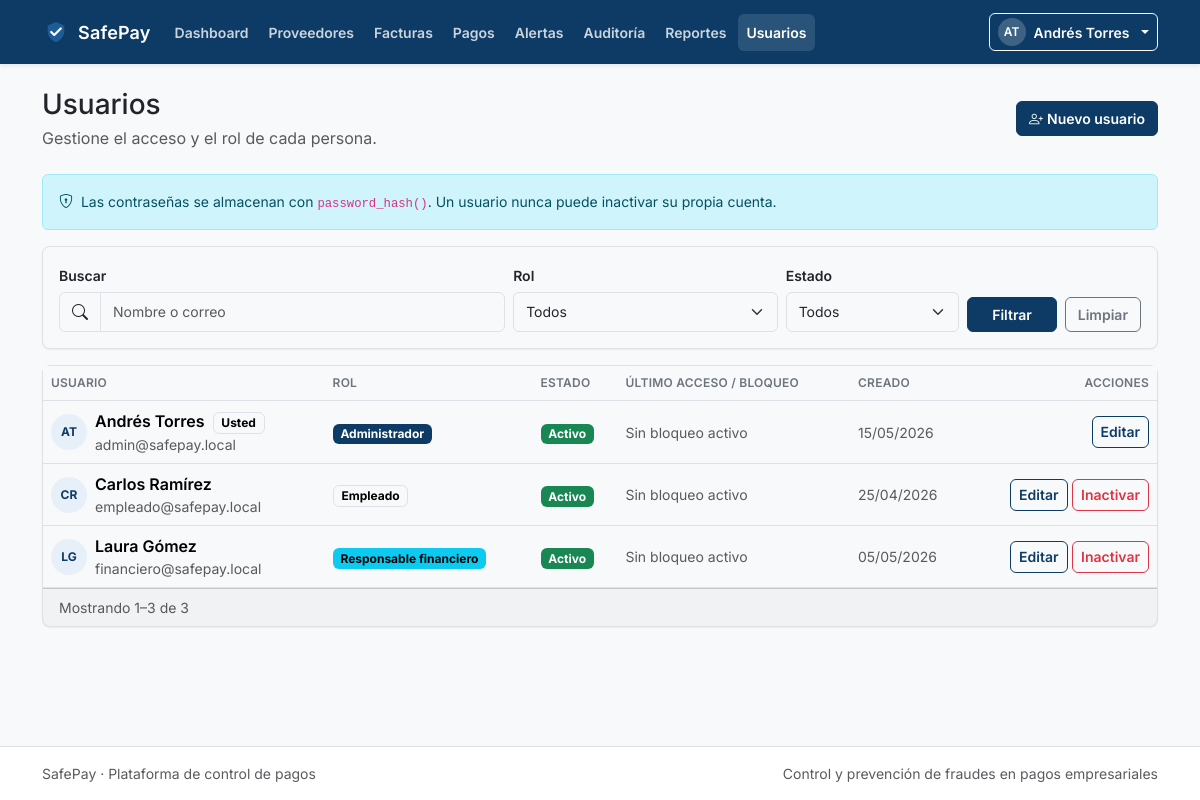
The page /modules/usuarios/index.php (signed in) on the database its author committed.
### tables this page shows
CREATE TABLE usuarios (
    id_usuario        INT UNSIGNED AUTO_INCREMENT PRIMARY KEY,
    nombre            VARCHAR(100) NOT NULL,
    correo            VARCHAR(120) NOT NULL,
    password_hash     VARCHAR(255) NOT NULL,
    id_rol            TINYINT UNSIGNED NOT NULL,
    activo            TINYINT(1)   NOT NULL DEFAULT 1,
    intentos_fallidos TINYINT UNSIGNED NOT NULL DEFAULT 0,
    bloqueado_hasta   DATETIME     NULL,
    creado_en         DATETIME     NOT NULL DEFAULT CURRENT_TIMESTAMP,
    CONSTRAINT uq_usuarios_correo UNIQUE (correo),
    KEY idx_usuarios_rol (id_rol)
);

CREATE TABLE roles (
    id_rol       TINYINT UNSIGNED AUTO_INCREMENT PRIMARY KEY,
    nombre       VARCHAR(30)  NOT NULL,
    descripcion  VARCHAR(150) NULL,
    CONSTRAINT uq_roles_nombre UNIQUE (nombre)
);

### includes/functions.php (called while the page is built, shortened)
<?php
function e(?string $texto): string
{
    return htmlspecialchars($texto ?? '', ENT_QUOTES | ENT_SUBSTITUTE, 'UTF-8');
}
function menuPorRol(?string $rol): array
{
    $items = [
        ['etiqueta' => 'Dashboard',   'ruta' => '/dashboard.php',                 'roles' => ['empleado', 'financiero', 'administrador']],
        ['etiqueta' => 'Proveedores', 'ruta' => '/modules/proveedores/index.php', 'roles' => ['financiero', 'administrador']],
        ['etiqueta' => 'Facturas',    'ruta' => '/modules/facturas/index.php',    'roles' => ['empleado', 'financiero', 'administrador']],
        ['etiqueta' => 'Pagos',       'ruta' => '/modules/pagos/index.php',       'roles' => ['empleado', 'financiero', 'administrador']],
        ['etiqueta' => 'Alertas',     'ruta' => '/modules/alertas/index.php',     'roles' => ['financiero', 'administrador']],
        ['etiqueta' => 'Auditoría',   'ruta' => '/modules/auditoria/index.php',   'roles' => ['financiero', 'administrador']],
        ['etiqueta' => 'Reportes',    'ruta' => '/modules/reportes/index.php',    'roles' => ['financiero', 'administrador']],
        ['etiqueta' => 'Usuarios',    'ruta' => '/modules/usuarios/index.php',    'roles' => ['administrador']],
    ];
    return array_values(array_filter(
        $items,
        static fn (array $item): bool => in_array($rol, $item['roles'], true)
    ));
}
function esRutaActiva(string $ruta): bool
{
    $actual  = $_SERVER['SCRIPT_NAME'] ?? '';
    $destino = BASE_URL . $ruta;
    $base = rtrim(str_replace('/index.php', '', $destino), '/');
    return $actual === $destino || str_starts_with($actual, $base . '/');
}
function etiquetaRol(?string $rol): string
{
    return match ($rol) {
        'empleado'      => 'Empleado',
        'financiero'    => 'Responsable financiero',
        'administrador' => 'Administrador',
        default         => 'Invitado',
    };
}
function iniciales(string $nombre): string
{
    $partes = preg_split('/\s+/', trim($nombre)) ?: [];
    $texto  = '';
    foreach (array_slice($partes, 0, 2) as $parte) {
        $texto .= mb_strtoupper(mb_substr($parte, 0, 1));
    }
    return $texto !== '' ? $texto : '?';
}
function formatearFecha(?string $fecha, bool $conHora = false): string
{
    try {
        $objeto = new DateTimeImmutable($fecha);
    } catch (Exception) {
        return '—';
    }
    return $objeto->format($conHora ? 'd/m/Y H:i' : 'd/m/Y');
}

### includes/auth.php (called while the page is built, shortened)
<?php
require_once __DIR__ . '/functions.php';
function usuarioActual(): ?array
{
    $usuario = $_SESSION['usuario'] ?? null;
    return is_array($usuario) ? $usuario : null;
}

### modules/usuarios/index.php (the view, shortened to what this page needs)
<?php
require_once __DIR__ . '/../../includes/functions.php';
require_once __DIR__ . '/../../includes/auth.php';
require_once __DIR__ . '/../../includes/modules.php';
$pdo = conexionBd();
$buscar = trim((string) ($_GET['q'] ?? ''));
$estadoFiltro = (string) ($_GET['estado'] ?? 'todos');
$where = [];
$params = [];
$sqlWhere = $where !== [] ? ' WHERE ' . implode(' AND ', $where) : '';
$pagina = paginaActual();
$porPagina = 20;
$stmt = $pdo->prepare('SELECT COUNT(*) FROM usuarios u' . $sqlWhere);
$stmt->execute($params);
$total = (int) $stmt->fetchColumn();
$paginas = totalPaginas($total, $porPagina);
$pagina = min($pagina, $paginas);
$offset = ($pagina - 1) * $porPagina;
$stmt = $pdo->prepare(
    'SELECT u.*, r.nombre AS rol
     FROM usuarios u
     INNER JOIN roles r ON r.id_rol = u.id_rol'
    . $sqlWhere
    . ' ORDER BY u.activo DESC, u.nombre ASC LIMIT ' . $porPagina . ' OFFSET ' . $offset
);
$stmt->execute($params);
$usuarios = $stmt->fetchAll();
require_once __DIR__ . '/../../includes/header.php';
?>
<div class="container py-4">
    <div class="d-flex flex-column flex-md-row justify-content-between align-items-md-center gap-3 mb-4">
        <div>
            <h1 class="h3 mb-1">Usuarios</h1>
            <p class="text-muted mb-0">Gestione el acceso y el rol de cada persona.</p>
        </div>
        <a class="btn btn-primary" href="<?= e(BASE_URL) ?>/modules/usuarios/form.php">
            <i class="bi bi-person-plus me-1" aria-hidden="true"></i>Nuevo usuario
        </a>
    </div>
    <div class="alert alert-info small" role="status">
        <i class="bi bi-shield-lock me-1" aria-hidden="true"></i>
        Las contraseñas se almacenan con <code>password_hash()</code>. Un usuario nunca puede inactivar su propia cuenta.
    </div>
    <div class="card mb-3">
        <div class="card-body">
            <form method="get" action="<?= e(BASE_URL) ?>/modules/usuarios/index.php" class="row g-2 align-items-end">
                <div class="col-lg-5">
                    <label class="form-label" for="q">Buscar</label>
                    <div class="input-group">
                        <span class="input-group-text"><i class="bi bi-search" aria-hidden="true"></i></span>
                        <input class="form-control" id="q" name="q" type="search" value="<?= e($buscar) ?>"
                               placeholder="Nombre o correo">
                    </div>
                </div>
                <div class="col-sm-6 col-lg-3">
                    <label class="form-label" for="rol">Rol</label>
                    <select class="form-select" id="rol" name="rol">
                        <option value="0">Todos</option>
                    </select>
                </div>
                <div class="col-sm-6 col-lg-2">
                    <label class="form-label" for="estado">Estado</label>
                    <select class="form-select" id="estado" name="estado">
                        <option value="todos" <?= $estadoFiltro === 'todos' ? 'selected' : '' ?>>Todos</option>
                    </select>
                </div>
                <div class="col-12 col-lg-2 d-flex gap-2">
                    <button class="btn btn-primary flex-grow-1" type="submit">Filtrar</button>
                    <a class="btn btn-outline-secondary" href="<?= e(BASE_URL) ?>/modules/usuarios/index.php">Limpiar</a>
                </div>
            </form>
        </div>
    </div>
    <div class="card">
        <div class="table-responsive">
            <table class="table table-hover align-middle mb-0">
                <thead>
                    <tr>
                        <th>Usuario</th>
                        <th>Rol</th>
                        <th>Estado</th>
                        <th>Último acceso / bloqueo</th>
                        <th>Creado</th>
                        <th class="text-end">Acciones</th>
                    </tr>
                </thead>
                <tbody>
                <?php if ($usuarios === []): ?>
                    <tr>
                        <td colspan="6">
                            <div class="empty-state">
                                <i class="bi bi-people d-block fs-2 mb-2" aria-hidden="true"></i>
                                <p class="mb-0">No hay usuarios con esos filtros.</p>
                            </div>
                        </td>
                    </tr>
                <?php else: ?>
                    <?php foreach ($usuarios as $usuarioListado): ?>
                        <?php
                        $bloqueado = $usuarioListado['bloqueado_hasta'] !== null
                            && strtotime((string) $usuarioListado['bloqueado_hasta']) > time();
                        $esPropio = (int) $usuarioListado['id_usuario'] === (int) $usuarioActual['id'];
                        ?>
                        <tr>
                            <td>
                                <div class="d-flex align-items-center gap-2">
                                    <span class="sp-avatar-sm"><?= e(iniciales((string) $usuarioListado['nombre'])) ?></span>
                                    <div>
                                        <div class="fw-semibold">
                                            <?= e($usuarioListado['nombre']) ?>
                                            <?php if ($esPropio): ?><span class="badge text-bg-light border ms-1">Usted</span><?php endif; ?>
                                        </div>
                                        <div class="small text-muted"><?= e($usuarioListado['correo']) ?></div>
                                    </div>
                                </div>
                            </td>
                            <td><?= badgeRol((string) $usuarioListado['rol']) ?></td>
                            <td>
                                <?= badgeEstado((int) $usuarioListado['activo'] === 1 ? 'activo' : 'inactivo') ?>
                            </td>
                            <td class="small text-muted">
                                <?= $bloqueado ? 'Bloqueo temporal por intentos' : 'Sin bloqueo activo' ?>
                            </td>
                            <td class="text-muted small"><?= e(formatearFecha((string) $usuarioListado['creado_en'])) ?></td>
                            <td class="text-end text-nowrap">
                                <a class="btn btn-sm btn-outline-primary" href="<?= e(BASE_URL) ?>/modules/usuarios/form.php?id=<?= (int) $usuarioListado['id_usuario'] ?>">Editar</a>
                                <?php if (!$esPropio): ?>
                                    <form method="post" action="<?= e(BASE_URL) ?>/modules/usuarios/index.php" class="d-inline"
                                          data-confirm="¿Confirma <?= (int) $usuarioListado['activo'] === 1 ? 'inactivar' : 'activar' ?> a este usuario?">
                                        <button class="btn btn-sm <?= (int) $usuarioListado['activo'] === 1 ? 'btn-outline-danger' : 'btn-outline-success' ?>" type="submit">
                                            <?= (int) $usuarioListado['activo'] === 1 ? 'Inactivar' : 'Activar' ?>
                                        </button>
                                    </form>
                                <?php endif; ?>
                            </td>
                        </tr>
                    <?php endforeach; ?>
                <?php endif; ?>
                </tbody>
            </table>
        </div>
        <div class="card-footer d-flex flex-column flex-sm-row justify-content-between align-items-center gap-2">
            <span class="small text-muted">
                <?= $total === 0 ? 'Sin resultados' : 'Mostrando ' . ($offset + 1) . '–' . min($offset + $porPagina, $total) . ' de ' . $total ?>
            </span>
        </div>
    </div>
</div>
<?php require_once __DIR__ . '/../../includes/footer.php'; ?>

### includes/header.php (shortened to what this page needs)
<?php
require_once __DIR__ . '/functions.php';
require_once __DIR__ . '/auth.php';
$usuarioActual = usuarioActual();
$rol           = $usuarioActual['rol'] ?? null;
$nombreUsuario = $usuarioActual['nombre'] ?? null;
$itemsMenu     = menuPorRol($rol);
$urlInicio     = $usuarioActual !== null ? BASE_URL . '/dashboard.php' : BASE_URL . '/index.php';
?>
<!DOCTYPE html>
<html lang="es">
<head>
    <link href="<?= e(BASE_URL) ?>/assets/vendor/bootstrap-5.3.3/css/bootstrap.min.css" rel="stylesheet">
    <link href="<?= e(BASE_URL) ?>/assets/vendor/bootstrap-icons-1.11.3/font/bootstrap-icons.min.css" rel="stylesheet">
    <link href="<?= e(BASE_URL) ?>/assets/css/style.css" rel="stylesheet">
</head>
<body class="bg-light d-flex flex-column min-vh-100">
<nav class="navbar navbar-expand-lg navbar-dark bg-safepay sticky-top shadow-sm" aria-label="Navegación principal">
    <div class="container">
        <a class="navbar-brand d-flex align-items-center gap-2" href="<?= e($urlInicio) ?>">
            <img src="<?= e(BASE_URL) ?>/assets/img/logo.svg" alt="" width="28" height="28">
            <span class="fw-semibold"><?= e(APP_NAME) ?></span>
        </a>
        <?php if ($itemsMenu !== []): ?>
            <div class="collapse navbar-collapse" id="menuPrincipal">
                <ul class="navbar-nav me-auto mb-2 mb-lg-0 gap-lg-1">
                    <?php foreach ($itemsMenu as $item): ?>
                        <?php $activo = esRutaActiva($item['ruta']); ?>
                        <li class="nav-item">
                            <a class="nav-link<?= $activo ? ' active' : '' ?>"
                               href="<?= e(BASE_URL . $item['ruta']) ?>"
                               <?= $activo ? 'aria-current="page"' : '' ?>>
                                <?= e($item['etiqueta']) ?>
                            </a>
                        </li>
                    <?php endforeach; ?>
                </ul>
                <div class="dropdown">
                    <button class="btn btn-sm btn-outline-light d-flex align-items-center gap-2 dropdown-toggle"
                            type="button" data-bs-toggle="dropdown" aria-expanded="false">
                        <span class="avatar-iniciales" aria-hidden="true"><?= e(iniciales($nombreUsuario ?? 'Usuario')) ?></span>
                        <span class="d-none d-lg-inline"><?= e($nombreUsuario ?? 'Usuario') ?></span>
                    </button>
                </div>
            </div>
        <?php else: ?>
            <a class="btn btn-sm btn-outline-light" href="<?= e(BASE_URL) ?>/auth/login.php">
                <i class="bi bi-box-arrow-in-right me-1" aria-hidden="true"></i>Ingresar
            </a>
        <?php endif; ?>
    </div>
</nav>
<main id="contenido" class="flex-grow-1">

### includes/modules.php (shortened to what this page needs)
<?php
require_once __DIR__ . '/auth.php';
function etiquetaEstado(string $estado): string
{
    return match ($estado) {
        'registrada'  => 'Registrada',
        'observada'   => 'Observada',
        'aprobada'    => 'Aprobada',
        'rechazada'   => 'Rechazada',
        'pagada'      => 'Pagada',
        'pendiente'   => 'Pendiente',
        'bloqueado'   => 'Bloqueado',
        'aprobado'    => 'Aprobado',
        'rechazado'   => 'Rechazado',
        'ejecutado'   => 'Ejecutado',
        'abierta'     => 'Abierta',
        'resuelta'    => 'Resuelta',
        'descartada'  => 'Descartada',
        'activo'      => 'Activo',
        'inactivo'    => 'Inactivo',
        default       => ucfirst($estado),
    };
}
function claseEstado(string $estado): string
{
    return match ($estado) {
        'observada', 'pendiente' => 'text-bg-warning',
        'bloqueado', 'rechazada', 'rechazado', 'abierta' => 'text-bg-danger',
        'aprobada', 'aprobado' => 'text-bg-info',
        'pagada', 'ejecutado', 'resuelta', 'activo' => 'text-bg-success',
        'descartada', 'inactivo' => 'text-bg-secondary',
        default => 'text-bg-light border',
    };
}
function badgeEstado(string $estado): string
{
    return '<span class="badge ' . e(claseEstado($estado)) . '">' . e(etiquetaEstado($estado)) . '</span>';
}
function badgeRol(string $rol): string
{
    $clase = match ($rol) {
        'administrador' => 'text-bg-primary',
        'financiero'    => 'text-bg-info',
        default          => 'text-bg-light border',
    };
    return '<span class="badge ' . $clase . '">' . e(etiquetaRol($rol)) . '</span>';
}
function paginaActual(): int
{
    return max(1, (int) ($_GET['pagina'] ?? 1));
}
function totalPaginas(int $total, int $porPagina): int
{
    return max(1, (int) ceil($total / max(1, $porPagina)));
}

### rows shown on the page
usuarios: nombre "AT", nombre "Andrés Torres", shows "Usted", correo "admin@safepay.local", id_rol.nombre "Administrador", shows "Sin bloqueo activo", creado_en "15/05/2026"
usuarios: nombre "CR", nombre "Carlos Ramírez", correo "empleado@safepay.local", id_rol.nombre "Empleado", shows "Sin bloqueo activo", creado_en "25/04/2026", activo "Inactivar"
usuarios: nombre "LG", nombre "Laura Gómez", correo "financiero@safepay.local", id_rol.nombre "Responsable financiero", shows "Sin bloqueo activo", creado_en "05/05/2026", activo "Inactivar"

### other values the page prints
APP_NAME "SafePay"
$item['etiqueta'] "Dashboard"
$item['etiqueta'] "Proveedores"
$item['etiqueta'] "Facturas"
$item['etiqueta'] "Pagos"
$item['etiqueta'] "Alertas"
$item['etiqueta'] "Auditoría"
$item['etiqueta'] "Reportes"
$item['etiqueta'] "Usuarios"
$offset + 1 "1"
min($offset + $porPagina, $total) "3"
$total "3"
